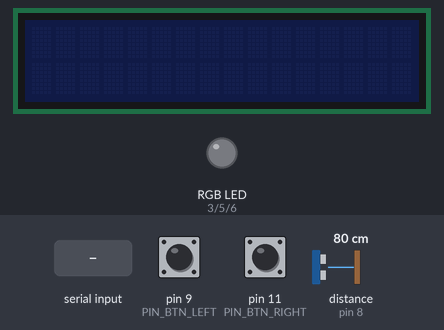
Bench run of a sketch on a simulated Arduino Uno, built with avr-gcc and run on an emulated ATmega328P. Shown: 16×2 character LCD, an RGB LED mixed from three pins (HIGH = lit). Wiring (inferred from the names in the program): ultrasonic range finder: trigger pin 7; echo pin 8. Inputs (shaded band) come from the test bench; at power-on: distance to the obstacle (sensor on pin 8) 80 cm, pin 11 (PIN_BTN_RIGHT) HIGH, pin 9 (PIN_BTN_LEFT) HIGH. The echo pulse lasts 58.3 µs per cm; pins used as bus, display or sensor lines are not drawn; what the sketch prints to the serial monitor is not drawn.

Above: at 1.2 s.
1.3 s: distance to the obstacle (sensor on pin 8) set to 7 cm
2.8 s: distance to the obstacle (sensor on pin 8) set to 4 cm
At 4.1 s:
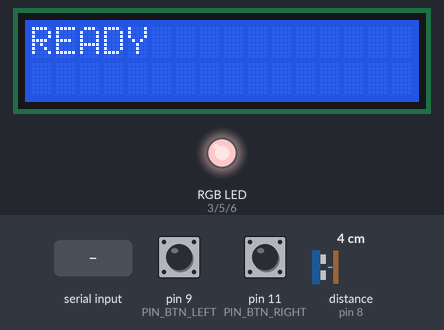
4.4 s: pin 11 (PIN_BTN_RIGHT) pulled LOW for 0.15 s
At 5.9 s:
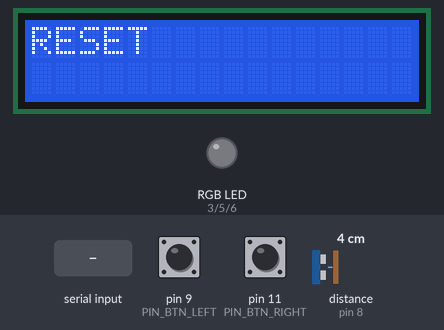
7.5 s: pin 9 (PIN_BTN_LEFT) pulled LOW for 0.15 s
At 8.4 s:
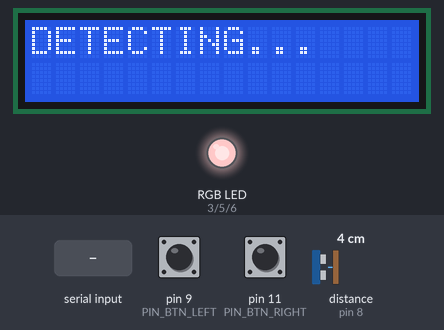
9.1 s: "PASS\n" received over Serial
At 11.6 s:
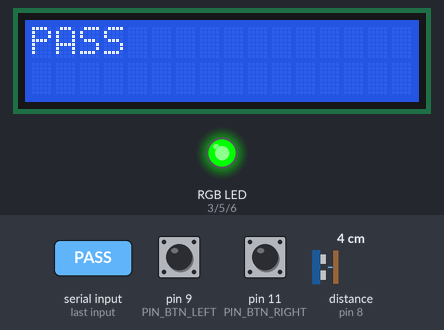
12.0 s: pin 11 (PIN_BTN_RIGHT) pulled LOW for 1 s
At 12.9 s:
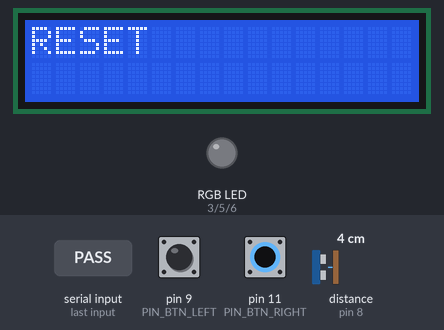
Timing chart, 0 to 16.5 s (numbered marks = the images above; inputs shaded):
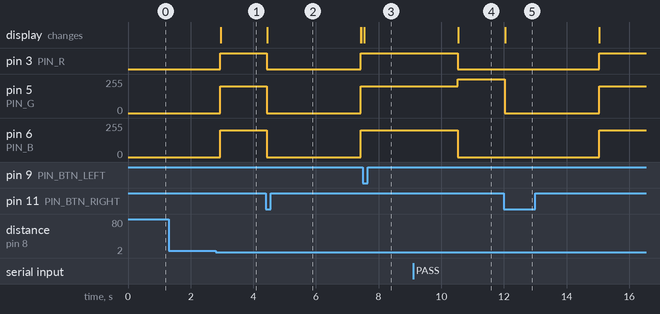

The sketch:

inspection_sequencer_transport.ino
```cpp
// Inspection sequencer: HC-SR04 + LCD1602 (I2C) + RGB LED + 2 tact switches
// Board: Arduino Uno

#include <Wire.h>
#include <LiquidCrystal_I2C.h>

// ---------------- User settings ----------------
const uint8_t PIN_R         = 3;   // RGB red (PWM)
const uint8_t PIN_G         = 5;   // RGB green (PWM)
const uint8_t PIN_B         = 6;   // RGB blue (PWM)
const uint8_t PIN_TRIG      = 7;   // HC-SR04 trigger
const uint8_t PIN_ECHO      = 8;   // HC-SR04 echo
const uint8_t PIN_BTN_LEFT  = 9;   // Left tact switch (start capture)
const uint8_t PIN_BTN_RIGHT = 11;  // Right tact switch (reset)

const bool COMMON_ANODE = false;   // Set to true if the RGB module is common anode
const uint8_t LCD_ADDR  = 0x27;    // Try 0x3F if the LCD shows nothing

const float DETECT_DISTANCE_CM = 5.0;     // Turn ON at or below this distance
const float RELEASE_DISTANCE_CM = 7.0;    // Stay ON until the distance goes above this
const unsigned long RELEASE_HOLD_MS = 500; // Must stay away this long before turning OFF
const unsigned long DETECTING_MS = 3000;  // Minimum "DETECTING..." display time
const unsigned long RESULT_TIMEOUT_MS = 20000;  // Give up waiting for the PC result after this time
const unsigned long RESET_MS     = 3000;  // "RESET" display time
const unsigned long SENSOR_INTERVAL_MS = 60;
const unsigned long DEBOUNCE_MS  = 30;
const unsigned long SERIAL_PRINT_MS = 1000;  // Distance print interval (1 second)
const unsigned long SERIAL_BAUD = 9600;      // Serial monitor speed

// ---------------- LED colors (R, G, B: 0-255) ----------------
const uint8_t COLOR_WHITE[3] = {255, 200, 200};
const uint8_t COLOR_RED[3]   = {255, 0, 0};
const uint8_t COLOR_GREEN[3] = {0, 255, 0};
const uint8_t COLOR_OFF[3]   = {0, 0, 0};

// ---------------- Globals ----------------
LiquidCrystal_I2C lcd(LCD_ADDR, 16, 2);

enum State { ST_IDLE, ST_READY, ST_DETECTING, ST_FAIL, ST_PASS, ST_RESET };
State state = ST_IDLE;
unsigned long stateStart = 0;

// Object presence (filtered)
bool objectPresent = false;
uint8_t nearCount = 0;
uint8_t farCount = 0;
unsigned long lastNearTime = 0;  // Last time an object was seen inside the release distance
unsigned long lastSensorTime = 0;
float lastDistanceCm = -1.0;             // Latest measured distance
unsigned long lastSerialPrintTime = 0;   // Last time the distance was printed

// Result received from the PC: 0 = none, 1 = PASS, 2 = FAIL
uint8_t pendingResult = 0;
char rxBuf[16];                          // Receive buffer for one line from the PC
uint8_t rxLen = 0;

// Button debounce data
struct Button {
  uint8_t pin;
  bool lastReading;
  bool stableState;
  unsigned long lastChange;
};
Button btnLeft  = {PIN_BTN_LEFT,  HIGH, HIGH, 0};
Button btnRight = {PIN_BTN_RIGHT, HIGH, HIGH, 0};

// ---------------- Helpers ----------------
void setColor(const uint8_t c[3]) {
  uint8_t r = c[0];
  uint8_t g = c[1];
  uint8_t b = c[2];
  if (COMMON_ANODE) {
    r = 255 - r;
    g = 255 - g;
    b = 255 - b;
  }
  analogWrite(PIN_R, r);
  analogWrite(PIN_G, g);
  analogWrite(PIN_B, b);
}

void showText(const char *text) {
  lcd.backlight();
  lcd.clear();
  lcd.setCursor(0, 0);
  lcd.print(text);
}

float readDistanceCm() {
  digitalWrite(PIN_TRIG, LOW);
  delayMicroseconds(2);
  digitalWrite(PIN_TRIG, HIGH);
  delayMicroseconds(10);
  digitalWrite(PIN_TRIG, LOW);

  unsigned long duration = pulseIn(PIN_ECHO, HIGH, 30000UL);  // 30 ms timeout
  if (duration == 0) {
    return -1.0;  // No echo
  }
  return duration * 0.0343 / 2.0;
}

void updateObjectPresence(unsigned long now) {
  if (now - lastSensorTime < SENSOR_INTERVAL_MS) {
    return;
  }
  lastSensorTime = now;

  float d = readDistanceCm();
  lastDistanceCm = d;
  bool validReading = (d > 0.0);  // false means "no echo", which is ignored below

  if (!objectPresent) {
    // Turn ON only after 3 valid near readings in a row
    if (validReading && d <= DETECT_DISTANCE_CM) {
      if (nearCount < 255) nearCount++;
    } else if (validReading) {
      nearCount = 0;  // Valid reading but too far
    }
    // "No echo" readings do not change nearCount

    if (nearCount >= 3) {
      objectPresent = true;
      lastNearTime = now;
      nearCount = 0;
    }
  } else {
    // Refresh the timer while the object is inside the release distance
    if (validReading && d <= RELEASE_DISTANCE_CM) {
      lastNearTime = now;
    }
    // Turn OFF only if nothing was seen inside the release distance for a while
    if (now - lastNearTime >= RELEASE_HOLD_MS) {
      objectPresent = false;
      nearCount = 0;
    }
  }
}

// Prints the latest distance once per second
void printDistanceEvery1s(unsigned long now) {
  if (now - lastSerialPrintTime < SERIAL_PRINT_MS) {
    return;
  }
  lastSerialPrintTime = now;

  Serial.print("Distance: ");
  if (lastDistanceCm < 0.0) {
    Serial.print("no echo");
  } else {
    Serial.print(lastDistanceCm, 1);
    Serial.print(" cm");
  }
  Serial.println(objectPresent ? "YES" : "NO");
}

// Reads lines from the PC. Only "PASS" or "FAIL" is accepted, and only while DETECTING
void readPcMessages() {
  while (Serial.available() > 0) {
    char c = (char)Serial.read();
    if (c == '\r') {
      continue;
    }
    if (c == '\n') {
      rxBuf[rxLen] = '\0';
      if (state == ST_DETECTING) {
        if (strcmp(rxBuf, "PASS") == 0) pendingResult = 1;
        else if (strcmp(rxBuf, "FAIL") == 0) pendingResult = 2;
      }
      rxLen = 0;
    } else if (rxLen < sizeof(rxBuf) - 1) {
      rxBuf[rxLen++] = c;
    }
  }
}

// Returns true once when the button is pressed (falling edge, debounced)
bool buttonPressed(Button &b, unsigned long now) {
  bool reading = digitalRead(b.pin);
  if (reading != b.lastReading) {
    b.lastChange = now;
    b.lastReading = reading;
  }
  if ((now - b.lastChange) > DEBOUNCE_MS && reading != b.stableState) {
    b.stableState = reading;
    if (b.stableState == LOW) {
      return true;
    }
  }
  return false;
}

// ---------------- State transitions ----------------
void enterIdle(unsigned long now) {
  state = ST_IDLE;
  stateStart = now;
  setColor(COLOR_OFF);
  lcd.clear();
  lcd.noBacklight();
  Serial.println("[STATE] IDLE (LED off, LCD off)");
}

void enterReady(unsigned long now) {
  state = ST_READY;
  stateStart = now;
  setColor(COLOR_WHITE);
  showText("READY");
  Serial.println("[STATE] READY (LED white, LCD: READY)");
}

void enterDetecting(unsigned long now) {
  state = ST_DETECTING;
  stateStart = now;
  pendingResult = 0;
  setColor(COLOR_WHITE);
  showText("DETECTING...");
  Serial.println("[STATE] DETECTING (LCD: DETECTING...)");
  Serial.println("CAPTURE");  // Command for the PC program
}

void enterFail(unsigned long now) {
  state = ST_FAIL;
  stateStart = now;
  setColor(COLOR_RED);
  showText("FAIL");
  Serial.println("[STATE] FAIL (LED red, LCD: FAIL)");
}

void enterPass(unsigned long now) {
  state = ST_PASS;
  stateStart = now;
  setColor(COLOR_GREEN);
  showText("PASS");
  Serial.println("[STATE] PASS (LED green, LCD: PASS)");
}

void enterReset(unsigned long now) {
  state = ST_RESET;
  stateStart = now;
  setColor(COLOR_OFF);
  showText("RESET");
  Serial.println("[STATE] RESET (LED off, LCD: RESET, 3 sec)");
}

// ---------------- Arduino entry points ----------------
void setup() {
  pinMode(PIN_R, OUTPUT);
  pinMode(PIN_G, OUTPUT);
  pinMode(PIN_B, OUTPUT);
  pinMode(PIN_TRIG, OUTPUT);
  pinMode(PIN_ECHO, INPUT);
  pinMode(PIN_BTN_LEFT, INPUT_PULLUP);
  pinMode(PIN_BTN_RIGHT, INPUT_PULLUP);

  Serial.begin(SERIAL_BAUD);
  Serial.println("=== Inspection sequencer started ===");

  lcd.init();
  enterIdle(millis());
}

void loop() {
  unsigned long now = millis();

  updateObjectPresence(now);
  printDistanceEvery1s(now);
  readPcMessages();
  bool leftPressed  = buttonPressed(btnLeft, now);
  bool rightPressed = buttonPressed(btnRight, now);

  if (leftPressed) {
    Serial.println("[BUTTON] LEFT pressed");
  }
  if (rightPressed) {
    Serial.println("[BUTTON] RIGHT pressed");
  }

  // Right switch always triggers reset
  if (rightPressed) {
    enterReset(now);
    return;
  }

  switch (state) {
    case ST_IDLE:
      if (objectPresent) enterReady(now);
      break;

    case ST_READY:
      if (!objectPresent) {
        enterIdle(now);
      } else if (leftPressed) {
        enterDetecting(now);
      }
      break;

    case ST_DETECTING:
      if (pendingResult != 0 && now - stateStart >= DETECTING_MS) {
        if (pendingResult == 1) enterPass(now);
        else enterFail(now);
      } else if (now - stateStart >= RESULT_TIMEOUT_MS) {
        Serial.println("[WARN] No result from PC, treating as FAIL");
        enterFail(now);
      }
      break;

    case ST_FAIL:
    case ST_PASS:
      // Stays on the result until the object leaves or the reset switch is pressed
      if (!objectPresent) enterIdle(now);
      break;

    case ST_RESET:
      if (now - stateStart >= RESET_MS) enterIdle(now);  // Back to step 1
      break;
  }
}
```

Measured:
- the behaviour switches between 6 and 5 cm on distance to the obstacle (sensor on pin 8) (found by bisection; images 0 and 1)
- after the input at 1.3 s, every drawn part: stays the same
- after the input at 2.8 s, pin 3 (PIN_R): LOW → HIGH after 0.15 s; pin 5 (PIN_G), pin 6 (PIN_B): 0/255 → 200/255 after 0.15 s; the display: changes after 0.16 s (image 1)
- after the input at 4.4 s, pin 3 (PIN_R): HIGH → LOW at once, → HIGH 3.0 s later; pin 5 (PIN_G), pin 6 (PIN_B): 200/255 → 0/255 at once, → 200/255 3.0 s later; the display: changes at once (image 2)
- after the input at 7.5 s, the display: changes at once (image 3)
- after the input at 9.1 s, pin 3 (PIN_R): HIGH → LOW after 1.4 s; pin 5 (PIN_G): 200/255 → 255/255 after 1.4 s; pin 6 (PIN_B): 200/255 → 0/255 after 1.4 s; the display: changes after 1.4 s (image 4)
- after the input at 12.0 s, pin 3 (PIN_R): LOW → HIGH after 3.0 s; pin 5 (PIN_G): 255/255 → 0/255 at once, → 200/255 3.0 s later; pin 6 (PIN_B): 0/255 → 200/255 after 3.0 s; the display: changes at once (image 5)
